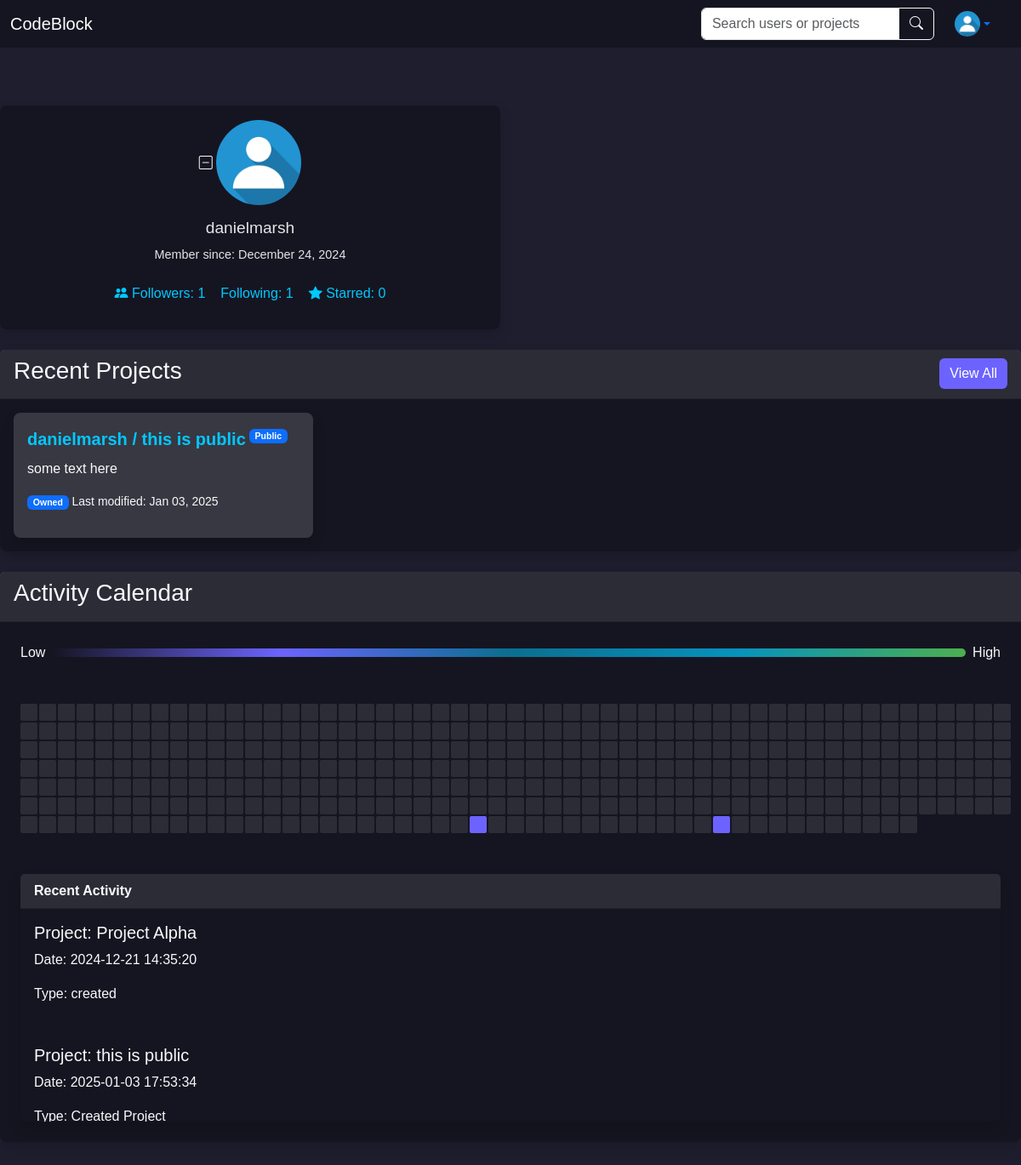
Before: /profile/danielmarsh/ (signed in) with the older database file.
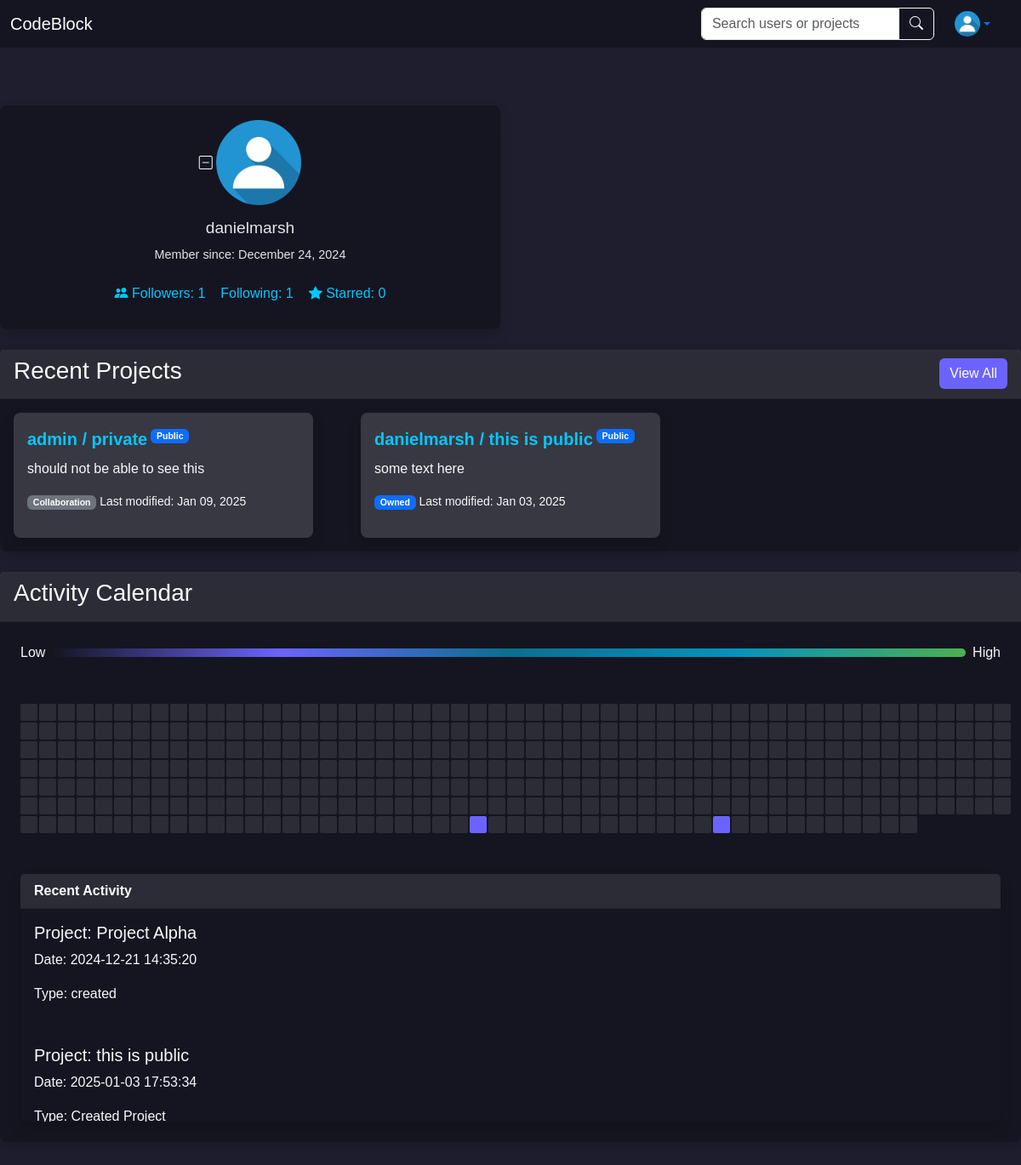
After: the same page with the newer database file.
### user/models.py (models this page shows, shortened)
class CustomUser(AbstractUser):
    profile_picture = models.ImageField(upload_to='profile_pictures/', null=True, blank=True)
    following = models.ManyToManyField(
        'self',
        symmetrical=False,
        related_name='followers',
        blank=True
    )
    bio = models.TextField(null=True, blank=True)
    activity_log = models.JSONField(default=dict, blank=True)
    def is_following(self, user):
        return self.following.filter(id=user.id).exists()

### ide/models.py (models this page shows, shortened)
class Project(models.Model):
    THEME_CHOICES = [
        ('default', 'Light Mode'),
        ('eclipse', 'Eclipse'),
        ('material', 'Material'),
        ('cobalt', 'Cobalt'),
        ('monokai', 'Monokai'),
        ('dracula', 'Dracula'),
    ]
    SYNTAX_CHOICES = [
        ('auto', 'Auto Detect'),
        ('plain', 'Plain Text'),
        ('python', 'Python'),
        ('javascript', 'JavaScript'),
        ('html', 'HTML'),
        ('css', 'CSS'),
        ('java', 'Java'),
        ('c', 'C'),
        ('cpp', 'C++'),
        ('php', 'PHP'),
        ('ruby', 'Ruby'),
        ('swift', 'Swift'),
        ('go', 'Go'),
        ('rust', 'Rust'),
        ('typescript', 'TypeScript'),
    ]
    user = models.ForeignKey(settings.AUTH_USER_MODEL, on_delete=models.CASCADE)
    project_name = models.CharField(max_length=100)
    project_path = models.CharField(max_length=100, default=default_project_path)
    project_description = TextField(blank=True, null=True)
    selected_theme = models.CharField(max_length=20, choices=THEME_CHOICES, default='default')
    selected_syntax = models.CharField(max_length=20, choices=SYNTAX_CHOICES, default='auto')
    is_public = models.BooleanField(default=False)
    likes = models.PositiveIntegerField(default=0)
    liked_by = models.ManyToManyField(settings.AUTH_USER_MODEL, related_name='liked_projects', blank=True)
    modified_at = models.DateTimeField(auto_now=True)
    created_at = models.DateTimeField(auto_now_add=True)
    collaborators = models.ManyToManyField(settings.AUTH_USER_MODEL, related_name='collaborating_projects', blank=True)

### user_profile/views.py (the view, shortened to what this page needs)
# urls.py: path("profile/<str:username>/", ProfileView.as_view(), name="public_profile"),
class ProfileView(LoginRequiredMixin, TemplateView):
    template_name = "profile.html"
    login_url = 'login'  # Redirect to the login page if not authenticated
    def get(self, request, *args, **kwargs):
        username = self.kwargs.get("username")
        if username:
            user_profile = get_object_or_404(CustomUser, username=username)
            owned_projects = Project.objects.filter(user=user_profile)
            collaborating_projects = user_profile.collaborating_projects.all()
        else:
            user_profile = request.user
            owned_projects = Project.objects.filter(user=request.user)
            collaborating_projects = request.user.collaborating_projects.all()
        user_projects = owned_projects | collaborating_projects
        if user_profile != request.user:  # If viewing someone else's profile
            user_projects = user_projects.filter(
                models.Q(is_public=True) |
                models.Q(collaborators=request.user)
            )
        user_projects = user_projects.distinct().order_by('-modified_at')  # Remove duplicates and sort by modified date
        activity_days, recent_activity = user_activity(user_projects, user_profile)
        is_following = request.user.is_authenticated and request.user.is_following(user_profile)
        context = {
            'user_profile': user_profile,
            'user_projects': user_projects,
            'activity_days': activity_days,
            'recent_activity': recent_activity,
            'is_own_profile': user_profile == request.user,
            'is_following': is_following,
        }
        return self.render_to_response(context)

### user_profile/views.py (called while the page is built)
def user_activity(user_projects, user_profile):
    recent_activity = user_profile.activity_log
    start_date = now() - timedelta(days=365)
    end_date = now()
    activity_data = {}
    for entry in user_profile.activity_log:
        entry_date = now().strptime(entry['date_time'], '%Y-%m-%d %H:%M:%S').date()
        if start_date.date() <= entry_date <= end_date.date():
            activity_data[entry_date] = activity_data.get(entry_date, 0) + 1
    activity_days = [
        {'date': current_date, 'count': activity_data.get(current_date.date(), 0)}
        for current_date in (start_date + timedelta(days=i) for i in range((end_date - start_date).days + 1))
    ]
    return activity_days, recent_activity

### user_profile/templates/profile.html (shortened to what this page needs)
{% extends 'base.html' %}
{% block extra_head %}
    {% load static %}
    <link rel="stylesheet" type="text/css" href="{% static 'profile.css' %}">
{% endblock %}
{% block content %}
    <div class="row mb-4">
        <div class="col-md-6">
            <div class="card profile-info shadow border-0">
                <div class="card-body text-center">
                    {% if is_own_profile %}
                        <button type="button" class="btn text-light p-0" data-bs-toggle="modal" data-bs-target="#editProfileModal">
                            <i class="bi bi-pencil-square"></i>
                            <img src="{{ user.profile_picture.url }}" alt="Profile" class="profile-image mb-1">
                        </button>
                    {% else %}
                        <form method="post" action="">
                            <button type="submit" name="follow_unfollow" class="btn text-light p-0">
                                {% if is_following %}
                                    <i class="bi bi-dash-square"></i>
                                {% else %}
                                    <i class="bi bi-plus-square"></i>
                                {% endif %}
                                <img src="{{ user_profile.profile_picture.url }}" alt="Profile" class="profile-image mb-1">
                            </button>
                        </form>
                    {% endif %}
                    <h5>{{ user_profile.username }}</h5>
                    <p>Member since: {{ user_profile.date_joined|date:"F j, Y" }}</p>
                    <div class="follow-info mt-2 d-flex justify-content-center align-items-center">
                        <p>
                            <button type="button" class="btn follow-info p-2" data-bs-toggle="modal" data-bs-target="#followersModal">
                                <i class="bi bi-people-fill"></i>
                                Followers: {{ user_profile.followers.count }}
                            </button>
                        </p>
                        <p>
                            <button type="button" class="btn follow-info p-2" data-bs-toggle="modal" data-bs-target="#followingModal">
                                Following: {{ user_profile.following.count }}
                            </button>
                        </p>
                        <p>
                            <button type="button" class="btn follow-info p-2" data-bs-toggle="modal" data-bs-target="#likedProjectsModal">
                                <i class="bi bi-star-fill"></i>
                                Starred: {{ user_profile.liked_projects.count }}
                            </button>
                        </p>
                </div>
                </div>
            </div>
        </div>
        <div class="col-md-6">
        </div>
    </div>
    <div class="mb-4">
        <div class="card shadow border-0">
            <div class="card-header text-light d-flex justify-content-between align-items-center">
                <h3 class="text-light">Recent Projects</h3>
                <div>
                    <button class="btn btn-secondary" data-bs-toggle="modal" data-bs-target="#allProjectsModal">
                        View All
                    </button>
                </div>
            </div>
            <div class="row g-4">
                {% for project in user_projects|slice:":3" %}
                <div class="col-md-4">
                    <div class="card p-3 m-3 shadow" style="background-color: rgba(255, 255, 255, 0.15);">
                        <div class="d-flex flex-wrap justify-content-start">
                            <a href="{% url 'project' username=project.user.username project_id=project.id %}" class="card-title">
                                {{ project.user.username }} / {{ project.project_name }}
                            </a>
                            <p class="text-light small ms-1">
                                {% if project.is_public %}
                                    <span class="badge bg-primary">Public</span>
                                {% else %}
                                    <span class="badge bg-danger">Private</span>
                                {% endif %}
                            </p>
                        </div>
                        <p class="card-text text-light">{{ project.project_description }}</p>
                        <p class="text-light small">
                            {% if project.user == user_profile %}
                                <span class="badge bg-primary">Owned</span>
                            {% else %}
                                <span class="badge bg-secondary">Collaboration</span>
                            {% endif %}
                            Last modified: {{ project.modified_at|date:"M d, Y" }}
                        </p>
                    </div>
                </div>
                {% empty %}
                <p class="text-light p-3 m-3">No recent projects or collaborations available.</p>
                {% endfor %}
            </div>
        </div>
    </div>
    <div class="mb-5">
        <div class="card shadow border-0">
            <div class="card-header text-light">
                <h3 class="mb-2 text-light">Activity Calendar</h3>
            </div>
            <div class="activity-legend m-4 d-flex align-items-center">
                <span class="text-light me-2">Low</span>
                <div class="legend-bar" style="flex: 1; height: 10px; background: linear-gradient(to right, var(--bg-darker), var(--btn-secondary), rgba(0, 200, 255, 0.5), rgba(0, 200, 255, 0.7), var(--btn-primary)); border-radius: 5px;"></div>
                <span class="text-light ms-2">High</span>
            </div>
            <div class="activity-calendar m-4">
                {% for day in activity_days %}
                    <div class="day" title="{{ day.date }}: {{ day.count }} activities"
                         data-count="{{ day.count }}" data-day="{{ day.date }}">
                    </div>
                {% endfor %}
            </div>
            <div class="card m-4 shadow border-0">
                <div class="card-header text-light">
                    Recent Activity
                </div>
                <div id="recent-activity-list" style="max-height: 250px; overflow-y: auto; padding-right: 10px;">
                    {% for activity in recent_activity %}
                        <div class="activity-item p-3 rounded">
                            <h5 class="text-light"> Project: {{ activity.project_name }}</h5>
                            <p class="text-light">Date: {{ activity.date_time }}</p>
                            <p class="text-light">Type: {{ activity.action }}</p>
                        </div>
                    {% endfor %}
                </div>
            </div>
        </div>
    </div>
{% endblock %}

### landing_page/templates/base.html (shortened to what this page needs)
<!DOCTYPE html>
<html lang="en">
<head>
    <link href="https://cdn.jsdelivr.net/npm/bootstrap@5.3.2/dist/css/bootstrap.min.css" rel="stylesheet">
    <link href="https://cdn.jsdelivr.net/npm/bootstrap-icons/font/bootstrap-icons.css" rel="stylesheet">
    {% load static %}
        <link rel="stylesheet" type="text/css" href="{% static 'base.css' %}">
        {% block extra_head %}{% endblock %}
</head>
<body>
    <nav class="navbar fixed-top navbar-expand-lg navbar-dark">
        <div class="container-fluid">
            <a class="navbar-brand" href="{% url 'landing-page' %}">
                CodeBlock
            </a>
            <div class="collapse navbar-collapse" id="navbarContent">
                <div class="ms-auto">
                    <form class="d-flex me-4" action="{% url 'search' %}" method="get">
                        <div class="input-group">
                            <input class="form-control" type="search" name="query" placeholder="Search users or projects" aria-label="Search">
                            <button class="btn btn-outline-light" type="submit">
                                <i class="bi bi-search"></i>
                            </button>
                        </div>
                    </form>
                </div>
                <div class="dropdown me-4">
                    <a href="{% url 'public_profile' username=user.username %}" class="d-flex align-items-center dropdown-toggle" id="userDropdown" data-bs-toggle="dropdown" aria-expanded="false">
                        <img src="{{ user.profile_picture.url }}" alt="Profile Picture" width="30" height="30" class="rounded-circle">
                    </a>
                </div>
            </div>
        </div>
    </nav>
    <main class="main-content pt-5">
        {% block content %}{% endblock %}
    </main>
</body>
</html>

### landing_page/static/base.css (style rules this page uses)
:root { --bg-dark: #1e1e2f; --bg-darker: #151521; --text-light: #e4e4e7; --text-accent: #00c8ff; --btn-primary: #4caf50; --btn-secondary: #6c63ff; --btn-danger: #e74c3c; }
.navbar.fixed-top { position: fixed; top: 0; left: 0; right: 0; z-index: 1030; background-color: var(--bg-darker); color: var(--text-accent); }
body { background-color: var(--bg-dark); color: var(--text-light); font-family: 'Arial', sans-serif; padding-top: 56px; }
.btn-secondary { background-color: var(--btn-secondary); border: none; }
.card { background-color: var(--bg-darker); border: none; border-radius: 0.5rem; box-shadow: 0 4px 8px rgba(0, 0, 0, 0.3); }
.card-header { background-color: rgba(255, 255, 255, 0.1); font-weight: bold; color: var(--text-light); }
.card-title { color: var(--text-accent); font-size: 20px; font-weight: bold; text-decoration: none; }
.card-body p { font-size: 1.1rem; }
.main-content { margin: 0 auto; max-width: 1200px; margin-top: 20px }

### user_profile/static/profile.css (style rules this page uses)
.activity-calendar { display: grid; grid-template-columns: repeat(53, 1fr); grid-auto-rows: 1fr; gap: 2px; }
.day { width: 20px; height: 20px; border-radius: 2px; background-color: var(--btn-primary); transition: background-color 0.3s ease; }
.day[data-count="0"] { background-color: rgba(255, 255, 255, 0.1) }
.day[data-count="1"] { background-color: var(--btn-secondary); }
.profile-info { text-align: center; color: var(--bg-light); }
.profile-info .profile-image { width: 100px; height: 100px; border-radius: 50%; object-fit: cover; }
.profile-info h5 { font-size: 1.2rem; margin: 10px 0; }
.profile-info p { font-size: 0.9rem; margin: 5px 0; }
.follow-info { font-size: 1rem; color: var(--text-accent); }

Changed rows visible on the page:
now on this page (row edited): Project: user.username "admin", project_name "private", is_public "Public", project_description "should not be able to see this", shows "Collaboration", modified_at "Jan 09, 2025", shown under "Recent Projects"
